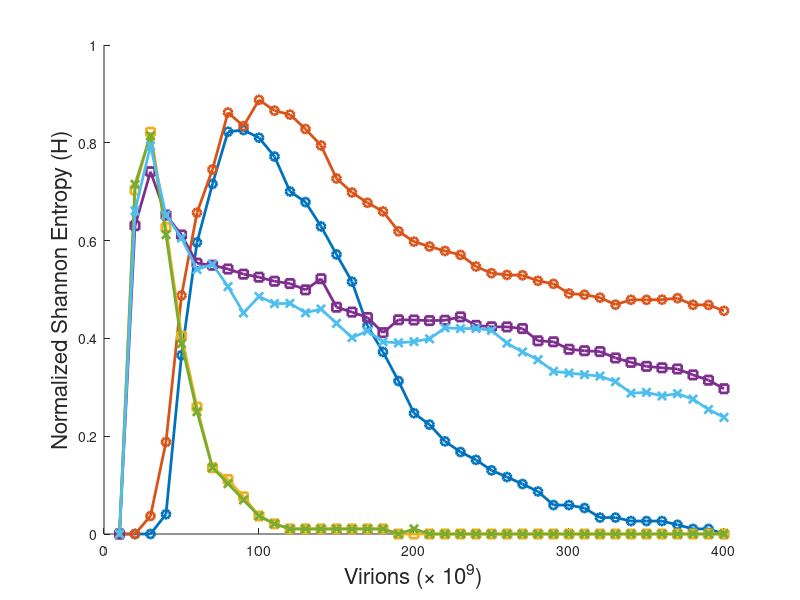

MATLAB code for this plot: (Note: this script raises an error after producing the figure.)
%%%%%%%%%%%%%%%%%%%%%%%%%%%%%%%%%%%%%%%%%%%%%%%%%%%%%%%%%%%%%%%%%%%%%%%%%
%                                                                       %
% This code reads in the VCT output from all models and computes the    %
% Shannon entropy associated with the outcomes of the VCT.              %
% a uniform prior and accept-or-perturb using a normal prior.           %
% - Figure 1: Shannon entropy across OV doses using standard pairing of %
%   prior and inclusion/exclusion criteria. That is, normal with        %
%   accept-or-reject and uniform with accept-or-perturb.                %
% - Figure 2: Same result for "flipped" priors.                         %
%                                                                       %
% Updated: 6/14/2025                                                    %
%                                                                       %
%%%%%%%%%%%%%%%%%%%%%%%%%%%%%%%%%%%%%%%%%%%%%%%%%%%%%%%%%%%%%%%%%%%%%%%%%

clear all; close all;
V0 = 10;
NVPops = 500;

%% Simple Model
load Simple_Model/VCT.mat
count_CR_acc_rej_simple = count_CR_acc_rej;
count_PR_acc_rej_simple = count_PR_acc_rej;
count_SD_acc_rej_simple = count_SD_acc_rej;
count_PD_acc_rej_simple = count_PD_acc_rej;
count_CR_acc_pert_simple = count_CR_acc_pert;
count_PR_acc_pert_simple = count_PR_acc_pert;
count_SD_acc_pert_simple = count_SD_acc_pert;
count_PD_acc_pert_simple = count_PD_acc_pert;

Ncat = 4; 
Ndoses = size(count_CR_acc_rej_simple,2);

% Accept-or-reject
p_acc_rej_simple = zeros(Ncat, Ndoses);
p_acc_rej_simple(1,:) = count_CR_acc_rej_simple/NVPops;
p_acc_rej_simple(2,:) = count_PR_acc_rej_simple/NVPops;
p_acc_rej_simple(3,:) = count_SD_acc_rej_simple/NVPops;
p_acc_rej_simple(4,:) = count_PD_acc_rej_simple/NVPops;

H_acc_rej_simple = zeros(1,Ndoses);
for j = 1:Ndoses
    for i = 1:Ncat
        p = p_acc_rej_simple(i,j);
        if p ~= 0
            H_acc_rej_simple(1,j) = H_acc_rej_simple(1,j) - p*log10(p);
        end
    end
end
H_acc_rej_simple = H_acc_rej_simple/log10(Ncat); 

% Accept-or-perturb
p_acc_pert_simple = zeros(Ncat, Ndoses);
p_acc_pert_simple(1,:) = count_CR_acc_pert_simple/NVPops;
p_acc_pert_simple(2,:) = count_PR_acc_pert_simple/NVPops;
p_acc_pert_simple(3,:) = count_SD_acc_pert_simple/NVPops;
p_acc_pert_simple(4,:) = count_PD_acc_pert_simple/NVPops;

H_acc_pert_simple = zeros(1,Ndoses);
for j = 1:Ndoses
    for i = 1:Ncat
        p = p_acc_pert_simple(i,j);
        if p ~= 0
            H_acc_pert_simple(1,j) = H_acc_pert_simple(1,j) - p*log10(p);
        end
    end
end
H_acc_pert_simple = H_acc_pert_simple/log10(Ncat); 

%% Intermediate Model
load Intermediate_Model/VCT.mat
count_CR_acc_rej_inter = count_CR_acc_rej;
count_PR_acc_rej_inter = count_PR_acc_rej;
count_SD_acc_rej_inter = count_SD_acc_rej;
count_PD_acc_rej_inter = count_PD_acc_rej;
count_CR_acc_pert_inter = count_CR_acc_pert;
count_PR_acc_pert_inter = count_PR_acc_pert;
count_SD_acc_pert_inter = count_SD_acc_pert;
count_PD_acc_pert_inter = count_PD_acc_pert;

% Accept-or-reject
p_acc_rej_inter = zeros(Ncat, Ndoses);
p_acc_rej_inter(1,:) = count_CR_acc_rej_inter/NVPops;
p_acc_rej_inter(2,:) = count_PR_acc_rej_inter/NVPops;
p_acc_rej_inter(3,:) = count_SD_acc_rej_inter/NVPops;
p_acc_rej_inter(4,:) = count_PD_acc_rej_inter/NVPops;

H_acc_rej_inter = zeros(1,Ndoses);
for j = 1:Ndoses
    for i = 1:Ncat
        p = p_acc_rej_inter(i,j);
        if p ~= 0
            H_acc_rej_inter(1,j) = H_acc_rej_inter(1,j) - p*log10(p);
        end
    end
end
H_acc_rej_inter = H_acc_rej_inter/log10(Ncat); 

% Accept-or-perturb
p_acc_pert_inter = zeros(Ncat, Ndoses);
p_acc_pert_inter(1,:) = count_CR_acc_pert_inter/NVPops;
p_acc_pert_inter(2,:) = count_PR_acc_pert_inter/NVPops;
p_acc_pert_inter(3,:) = count_SD_acc_pert_inter/NVPops;
p_acc_pert_inter(4,:) = count_PD_acc_pert_inter/NVPops;

H_acc_pert_inter = zeros(1,Ndoses);
for j = 1:Ndoses
    for i = 1:Ncat
        p = p_acc_pert_inter(i,j);
        if p ~= 0
            H_acc_pert_inter(1,j) = H_acc_pert_inter(1,j) - p*log10(p);
        end
    end
end
H_acc_pert_inter = H_acc_pert_inter/log10(Ncat); 

%% Complex Model
load Complex_Model/VCT.mat
count_CR_acc_rej_complex = count_CR_acc_rej;
count_PR_acc_rej_complex = count_PR_acc_rej;
count_SD_acc_rej_complex = count_SD_acc_rej;
count_PD_acc_rej_complex = count_PD_acc_rej;
count_CR_acc_pert_complex = count_CR_acc_pert;
count_PR_acc_pert_complex = count_PR_acc_pert;
count_SD_acc_pert_complex = count_SD_acc_pert;
count_PD_acc_pert_complex = count_PD_acc_pert;

% Accept-or-reject
p_acc_rej_complex = zeros(Ncat, Ndoses);
p_acc_rej_complex(1,:) = count_CR_acc_rej_complex/NVPops;
p_acc_rej_complex(2,:) = count_PR_acc_rej_complex/NVPops;
p_acc_rej_complex(3,:) = count_SD_acc_rej_complex/NVPops;
p_acc_rej_complex(4,:) = count_PD_acc_rej_complex/NVPops;

H_acc_rej_complex = zeros(1,Ndoses);
for j = 1:Ndoses
    for i = 1:Ncat
        p = p_acc_rej_complex(i,j);
        if p ~= 0
            H_acc_rej_complex(1,j) = H_acc_rej_complex(1,j) - p*log10(p);
        end
    end
end
H_acc_rej_complex = H_acc_rej_complex/log10(Ncat); 

% Accept-or-perturb
p_acc_pert_complex = zeros(Ncat, Ndoses);
p_acc_pert_complex(1,:) = count_CR_acc_pert_complex/NVPops;
p_acc_pert_complex(2,:) = count_PR_acc_pert_complex/NVPops;
p_acc_pert_complex(3,:) = count_SD_acc_pert_complex/NVPops;
p_acc_pert_complex(4,:) = count_PD_acc_pert_complex/NVPops;

H_acc_pert_complex = zeros(1,Ndoses);
for j = 1:Ndoses
    for i = 1:Ncat
        p = p_acc_pert_complex(i,j);
        if p ~= 0
            H_acc_pert_complex(1,j) = H_acc_pert_complex(1,j) - p*log10(p);
        end
    end
end
H_acc_pert_complex = H_acc_pert_complex/log10(Ncat); 

figure; 
hold on;
h1 = plot(V0*dose_scaling,H_acc_rej_simple,'o-','LineWidth',2,...
    'DisplayName','Simple Model: A-R');  
h2 = plot(V0*dose_scaling,H_acc_pert_simple,'o-','LineWidth',2,...
    'DisplayName','Simple Model: A-P');  
h3 = plot(V0*dose_scaling,H_acc_rej_inter,'s-','LineWidth',2,...
    'DisplayName','Intermediate Model: A-R');  
h4 = plot(V0*dose_scaling,H_acc_pert_inter,'s-','LineWidth',2,...
    'DisplayName','Intermediate Model: A-P');  
h5 = plot(V0*dose_scaling,H_acc_rej_complex,'x-','LineWidth',2,...
    'DisplayName','Complex Model: A-R');  
h6 = plot(V0*dose_scaling,H_acc_pert_complex,'x-','LineWidth',2,...
    'DisplayName','Complex Model: A-P');  
hold off;
xlabel('Virions (\times 10^9)','FontSize',16)
ylabel('Normalized Shannon Entropy (H)','FontSize',16);
ylim([0,1]);
ax = gca;
ax.FontSize = 14;
legend([h1 h2 h3 h4 h5 h6],'Location','NorthEast','FontSize',16); 

%%%%%
% FLIPPED Priors
%%%%%

%% Simple Model
load Simple_Model/VCT_flip.mat
count_CR_acc_rej_simple_flip = count_CR_acc_rej;
count_PR_acc_rej_simple_flip = count_PR_acc_rej;
count_SD_acc_rej_simple_flip = count_SD_acc_rej;
count_PD_acc_rej_simple_flip = count_PD_acc_rej;
count_CR_acc_pert_simple_flip = count_CR_acc_pert;
count_PR_acc_pert_simple_flip = count_PR_acc_pert;
count_SD_acc_pert_simple_flip = count_SD_acc_pert;
count_PD_acc_pert_simple_flip = count_PD_acc_pert;

% Accept-or-reject
p_acc_rej_simple_flip = zeros(Ncat, Ndoses);
p_acc_rej_simple_flip(1,:) = count_CR_acc_rej_simple_flip/NVPops;
p_acc_rej_simple_flip(2,:) = count_PR_acc_rej_simple_flip/NVPops;
p_acc_rej_simple_flip(3,:) = count_SD_acc_rej_simple_flip/NVPops;
p_acc_rej_simple_flip(4,:) = count_PD_acc_rej_simple_flip/NVPops;

H_acc_rej_simple_flip = zeros(1,Ndoses);
for j = 1:Ndoses
    for i = 1:Ncat
        p = p_acc_rej_simple_flip(i,j);
        if p ~= 0
            H_acc_rej_simple_flip(1,j) = H_acc_rej_simple_flip(1,j) - p*log10(p);
        end
    end
end
H_acc_rej_simple_flip = H_acc_rej_simple_flip/log10(Ncat); 

% Accept-or-perturb
p_acc_pert_simple_flip = zeros(Ncat, Ndoses);
p_acc_pert_simple_flip(1,:) = count_CR_acc_pert_simple_flip/NVPops;
p_acc_pert_simple_flip(2,:) = count_PR_acc_pert_simple_flip/NVPops;
p_acc_pert_simple_flip(3,:) = count_SD_acc_pert_simple_flip/NVPops;
p_acc_pert_simple_flip(4,:) = count_PD_acc_pert_simple_flip/NVPops;

H_acc_pert_simple_flip = zeros(1,Ndoses);
for j = 1:Ndoses
    for i = 1:Ncat
        p = p_acc_pert_simple_flip(i,j);
        if p ~= 0
            H_acc_pert_simple_flip(1,j) = H_acc_pert_simple_flip(1,j) - p*log10(p);
        end
    end
end
H_acc_pert_simple_flip = H_acc_pert_simple_flip/log10(Ncat); 

%% Intermediate Model
load Intermediate_Model/VCT_flip.mat
count_CR_acc_rej_inter_flip = count_CR_acc_rej;
count_PR_acc_rej_inter_flip = count_PR_acc_rej;
count_SD_acc_rej_inter_flip = count_SD_acc_rej;
count_PD_acc_rej_inter_flip = count_PD_acc_rej;
count_CR_acc_pert_inter_flip = count_CR_acc_pert;
count_PR_acc_pert_inter_flip = count_PR_acc_pert;
count_SD_acc_pert_inter_flip = count_SD_acc_pert;
count_PD_acc_pert_inter_flip = count_PD_acc_pert;

% Accept-or-reject
p_acc_rej_inter_flip = zeros(Ncat, Ndoses);
p_acc_rej_inter_flip(1,:) = count_CR_acc_rej_inter_flip/NVPops;
p_acc_rej_inter_flip(2,:) = count_PR_acc_rej_inter_flip/NVPops;
p_acc_rej_inter_flip(3,:) = count_SD_acc_rej_inter_flip/NVPops;
p_acc_rej_inter_flip(4,:) = count_PD_acc_rej_inter_flip/NVPops;

H_acc_rej_inter_flip = zeros(1,Ndoses);
for j = 1:Ndoses
    for i = 1:Ncat
        p = p_acc_rej_inter_flip(i,j);
        if p ~= 0
            H_acc_rej_inter_flip(1,j) = H_acc_rej_inter_flip(1,j) - p*log10(p);
        end
    end
end
H_acc_rej_inter_flip = H_acc_rej_inter_flip/log10(Ncat); 

% Accept-or-perturb
p_acc_pert_inter_flip = zeros(Ncat, Ndoses);
p_acc_pert_inter_flip(1,:) = count_CR_acc_pert_inter_flip/NVPops;
p_acc_pert_inter_flip(2,:) = count_PR_acc_pert_inter_flip/NVPops;
p_acc_pert_inter_flip(3,:) = count_SD_acc_pert_inter_flip/NVPops;
p_acc_pert_inter_flip(4,:) = count_PD_acc_pert_inter_flip/NVPops;

H_acc_pert_inter_flip = zeros(1,Ndoses);
for j = 1:Ndoses
    for i = 1:Ncat
        p = p_acc_pert_inter_flip(i,j);
        if p ~= 0
            H_acc_pert_inter_flip(1,j) = H_acc_pert_inter_flip(1,j) - p*log10(p);
        end
    end
end
H_acc_pert_inter_flip = H_acc_pert_inter_flip/log10(Ncat); 

%% Complex Model
load Complex_Model/VCT_flip.mat
count_CR_acc_rej_complex_flip = count_CR_acc_rej;
count_PR_acc_rej_complex_flip = count_PR_acc_rej;
count_SD_acc_rej_complex_flip = count_SD_acc_rej;
count_PD_acc_rej_complex_flip = count_PD_acc_rej;
count_CR_acc_pert_complex_flip = count_CR_acc_pert;
count_PR_acc_pert_complex_flip = count_PR_acc_pert;
count_SD_acc_pert_complex_flip = count_SD_acc_pert;
count_PD_acc_pert_complex_flip = count_PD_acc_pert;

% Accept-or-reject
p_acc_rej_complex_flip = zeros(Ncat, Ndoses);
p_acc_rej_complex_flip(1,:) = count_CR_acc_rej_complex_flip/NVPops;
p_acc_rej_complex_flip(2,:) = count_PR_acc_rej_complex_flip/NVPops;
p_acc_rej_complex_flip(3,:) = count_SD_acc_rej_complex_flip/NVPops;
p_acc_rej_complex_flip(4,:) = count_PD_acc_rej_complex_flip/NVPops;

H_acc_rej_complex_flip = zeros(1,Ndoses);
for j = 1:Ndoses
    for i = 1:Ncat
        p = p_acc_rej_complex_flip(i,j);
        if p ~= 0
            H_acc_rej_complex_flip(1,j) = H_acc_rej_complex_flip(1,j) - p*log10(p);
        end
    end
end
H_acc_rej_complex_flip = H_acc_rej_complex_flip/log10(Ncat); 

% Accept-or-perturb
p_acc_pert_complex_flip = zeros(Ncat, Ndoses);
p_acc_pert_complex_flip(1,:) = count_CR_acc_pert_complex_flip/NVPops;
p_acc_pert_complex_flip(2,:) = count_PR_acc_pert_complex_flip/NVPops;
p_acc_pert_complex_flip(3,:) = count_SD_acc_pert_complex_flip/NVPops;
p_acc_pert_complex_flip(4,:) = count_PD_acc_pert_complex_flip/NVPops;

H_acc_pert_complex_flip = zeros(1,Ndoses);
for j = 1:Ndoses
    for i = 1:Ncat
        p = p_acc_pert_complex_flip(i,j);
        if p ~= 0
            H_acc_pert_complex_flip(1,j) = H_acc_pert_complex_flip(1,j) - p*log10(p);
        end
    end
end
H_acc_pert_complex_flip = H_acc_pert_complex_flip/log10(Ncat); 

figure; 
hold on;
h1 = plot(V0*dose_scaling,H_acc_rej_simple_flip,'o-','LineWidth',2,...
    'DisplayName','Simple Model: A-R');  
h2 = plot(V0*dose_scaling,H_acc_pert_simple_flip,'o-','LineWidth',2,...
    'DisplayName','Simple Model: A-P');  
h3 = plot(V0*dose_scaling,H_acc_rej_inter_flip,'s-','LineWidth',2,...
    'DisplayName','Intermediate Model: A-R');  
h4 = plot(V0*dose_scaling,H_acc_pert_inter_flip,'s-','LineWidth',2,...
    'DisplayName','Intermediate Model: A-P');  
h5 = plot(V0*dose_scaling,H_acc_rej_complex_flip,'x-','LineWidth',2,...
    'DisplayName','Complex Model: A-R');  
h6 = plot(V0*dose_scaling,H_acc_pert_complex_flip,'x-','LineWidth',2,...
    'DisplayName','Complex Model: A-P');  
hold off;
xlabel('Virions (\times 10^9)','FontSize',16)
ylabel('Normalized Shannon Entropy (H)','FontSize',16);
ylim([0,1]);
ax = gca;
ax.FontSize = 14;
legend([h1 h2 h3 h4 h5 h6],'Location','NorthEast','FontSize',16); 


